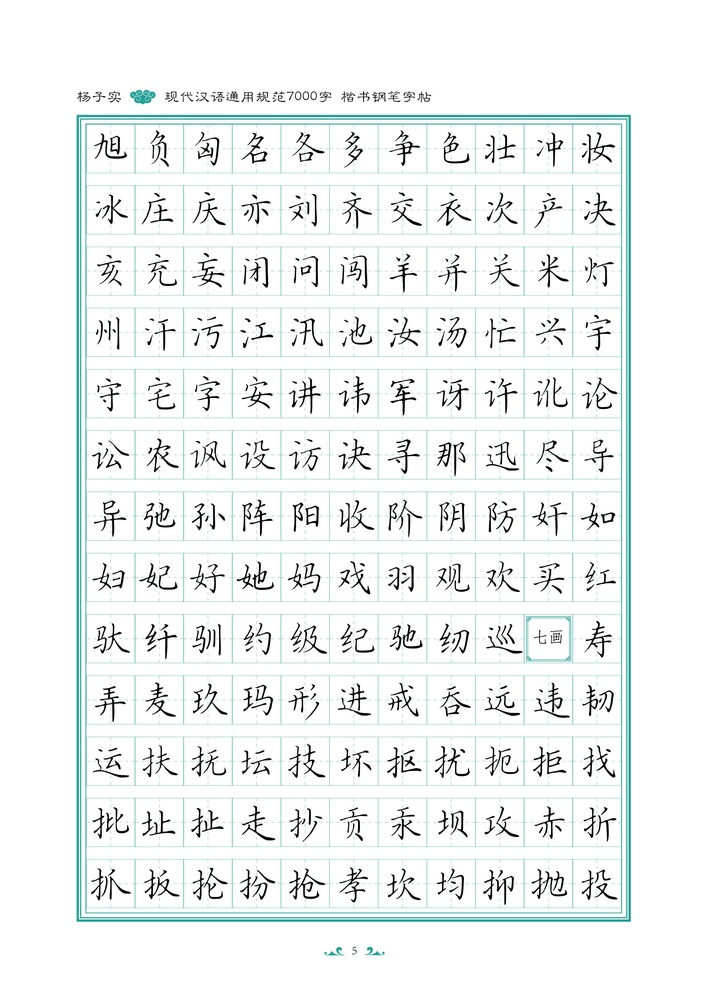
#> input picture 1.jpg, 709 x 996 px, shrunk from 2185 x 3071 before the run, given as the content of the folder ./result/Test/T, which was not available
$ python HengShu.py
#> lines starting #> are read from the running program, lines starting #| are printed output that depends on the picture; after the words box and inside, x2 and y2 are one past the last pixel; in counts of white or black regions, pixels touching at a corner belong together; pictures that were not available may be replaced by others from this repository, and a replacement may not be noted
import cv2
import numpy as np
import matplotlib.pyplot as plt
import os
import glob


def mark_strokes(image_path, output_folder):
    # 读取图像
#> called with image_path = '_only/1.jpg', output_folder = './result/HengShu/T'
    abs_image_path = os.path.abspath(image_path)
    with open(abs_image_path, 'rb') as f:
        image_array = np.asarray(bytearray(f.read()), dtype=np.uint8)
        image = cv2.imdecode(image_array, cv2.IMREAD_COLOR)
#> image is the input picture: shape (996, 709, 3); mean B, G, R 242, 242.4, 238.9

    if image is None:
        print(f"无法加载图像: {image_path}")
        return  # 如果图像读取失败，直接返回

    gray = cv2.cvtColor(image, cv2.COLOR_BGR2GRAY)
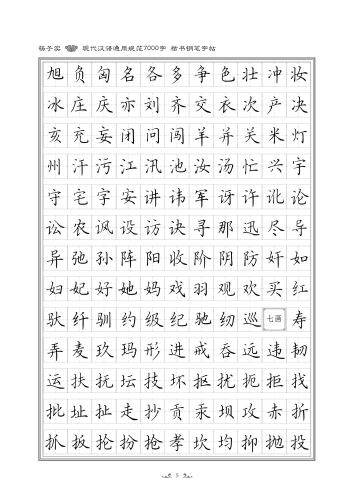
#> gray: shape (996, 709) (shown at 1/2 size); min 0, max 255, mean 241.3
    edges = cv2.Canny(gray, 50, 150)
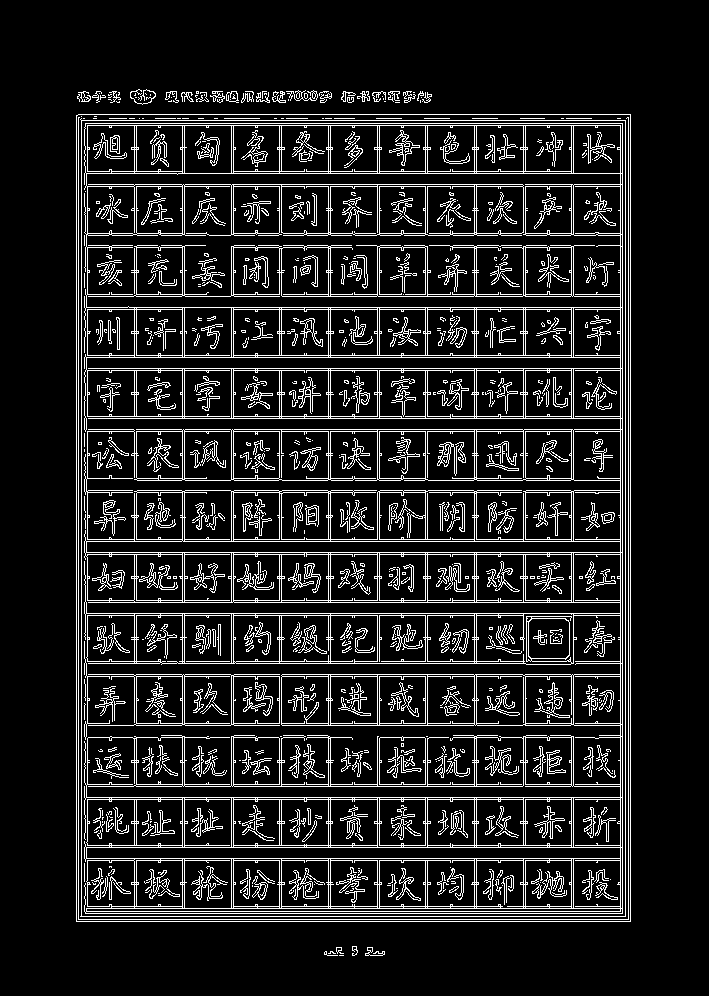
#> edges: shape (996, 709); 12.1% white in thin lines or dots, all inside (x1, y1, x2, y2) = (76, 89, 631, 956)
    kernel = np.ones((5, 5), np.uint8)
    edges_dilated = cv2.dilate(edges, kernel, iterations=1)
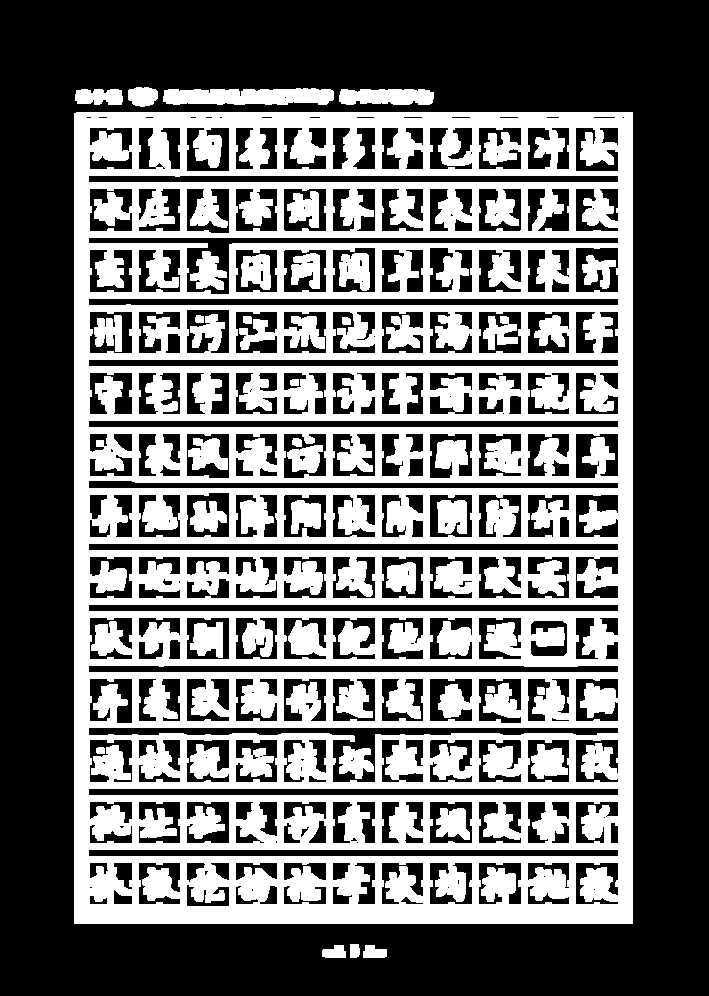
#> edges_dilated: shape (996, 709); 42.2% white; 34 white regions, largest, box (x1, y1, x2, y2) and area: (74, 112, 633, 924) 277286, (163, 88, 334, 105) 2500, (339, 89, 434, 105) 1358
    lines = cv2.HoughLinesP(edges_dilated, 1, np.pi / 180, threshold=60, minLineLength=5, maxLineGap=5)
    line_image = np.zeros_like(image)
    if lines is not None:
        for line in lines:
            x1, y1, x2, y2 = line[0]
            angle = np.degrees(np.arctan2(y2 - y1, x2 - x1))
            if abs(angle) < 30:
                cv2.line(line_image, (x1, y1), (x2, y2), (0, 0, 255), 3)
            elif abs(angle) > 80:
                cv2.line(line_image, (x1, y1), (x2, y2), (255, 0, 0), 3)
            elif 30 <= angle <= 80:
                cv2.line(line_image, (x1, y1), (x2, y2), (0, 255, 0), 3)
            elif -80 <= angle <= -30:
                cv2.line(line_image, (x1, y1), (x2, y2), (0, 255, 255), 3)
#> this loop made 4448 passes
#> (x1, y1, x2, y2, angle) on passes 1 to 3: (583, 735, 609, 761, 45), (419, 543, 429, 533, -45), (585, 877, 631, 923, 45)
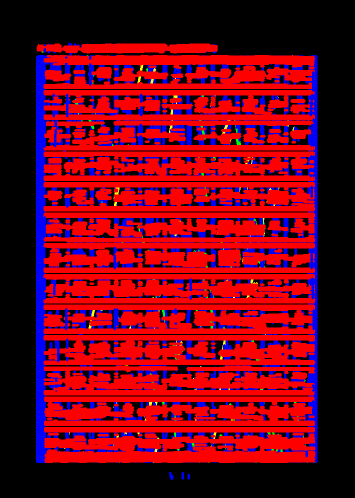
#> line_image: shape (996, 709, 3) (shown at 1/2 size); mean of channels 0, 1, 2 24.1, 0.9, 116.9; drawn as B, G, R

    result_image = cv2.addWeighted(image, 0.8, line_image, 1, 0)
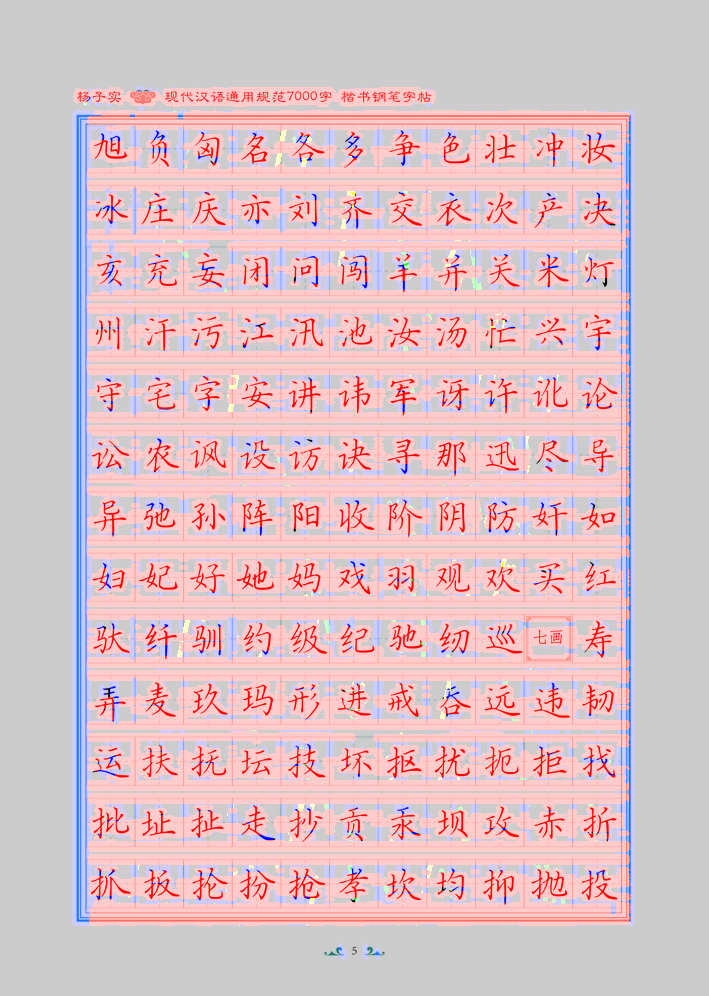
#> result_image: shape (996, 709, 3); mean B, G, R 199.9, 194.1, 224.8
    result_image_rgb = cv2.cvtColor(result_image, cv2.COLOR_BGR2RGB)

    # 构建输出文件名和路径
    image_name = os.path.basename(image_path)
    output_image_path = os.path.join(output_folder, image_name)

    # 保存结果图像
    plt.imshow(result_image_rgb)
    plt.axis('off')
    plt.savefig(output_image_path, bbox_inches='tight', pad_inches=0)
    plt.close()
    print(f"处理结果已保存到: {output_image_path}")


def read_and_process(folder_path):
    # 直接遍历指定文件夹中的图片
    image_files = glob.glob(os.path.join(folder_path, '*.jpg'))
    print(f"处理文件夹: {folder_path}")

    # 获取处理文件夹的名称
    folder_name = os.path.basename(folder_path)

    # 创建输出文件夹路径
    output_folder = os.path.join('./result/HengShu', folder_name)
    os.makedirs(output_folder, exist_ok=True)

    # 遍历并处理每张图片
    for image_file in image_files:
        if os.path.isfile(image_file):
            mark_strokes(image_file, output_folder)
        else:
            print(f"文件不存在: {image_file}")


# 指定要处理的文件夹
folder_to_process = r'./result/Test/T'
read_and_process(folder_to_process)
